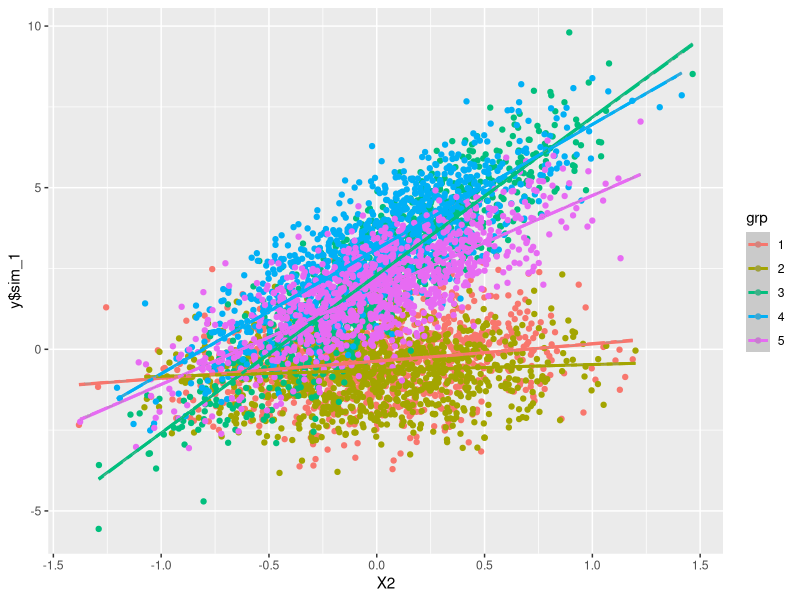

R code for this plot:
library(lme4)
library(tidyverse)
options(bitmapType="cairo")
# データ生成
set.seed(42)
# モデル構造。
form <- y ~ 1 + X1 + X2 + (1+X2| grp)
simulate_data <- lme4::mkDataTemplate(formula = form, nGrps = 5 , nPerGrp = 1000,
                                      rfunc = "rnorm", mean=0, sd = 0.4)

# パラメータの箱を作る
params <- lme4::mkParsTemplate(formula = form, data = simulate_data)
params$beta[] <- c(0.6, 0.1, 1.7) # fixed effect parameters

# 変量効果の分散共分散行列を定義する。
random_effect <- matrix(c(1.0, 0.7,
                          0.7, 1.0),2,2)
params$theta[] <- lme4::Vv_to_Cv(lme4::mlist2vec(random_effect))

simulate_data$y <- simulate(form, newdata = simulate_data, newparams = params, family = "gaussian")

# modeling
model1 <- lm(y$sim_1~X1+X2 ,data = simulate_data)
summary(model1)

model2 <- lme4::lmer(y$sim_1 ~ X1 + X2 + (1 | grp), data = simulate_data)
summary(model2)

model3 <- lme4::lmer(y$sim_1 ~ X1 + X2 + (X2 | grp), data = simulate_data)
summary(model3)

model4 <- lme4::lmer(y$sim_1 ~ X1 + X2 + (1 + X2 | grp), data = simulate_data)
summary(model4)

anova(model4,model3,model2, model1)


simulate_data$lm_fitted <- fitted(model1)
simulate_data$glmm_fitted <- fitted(model4)

g <- ggplot2::ggplot(simulate_data, aes(x = X2, y = y$sim_1))+
  # scatter plot
  geom_point(aes(group = grp, color = grp))+
  # fitted value from lm model
  geom_smooth(aes(group = grp, color = grp),
              method = "lm", se = F) + 
  # geom_smooth(aes(y = lm_fitted, color = grp)) + 
  # generated value from hierarchical bayes model.
  geom_smooth(aes(y = glmm_fitted, color = grp), linetype = "twodash")


plot(g)
